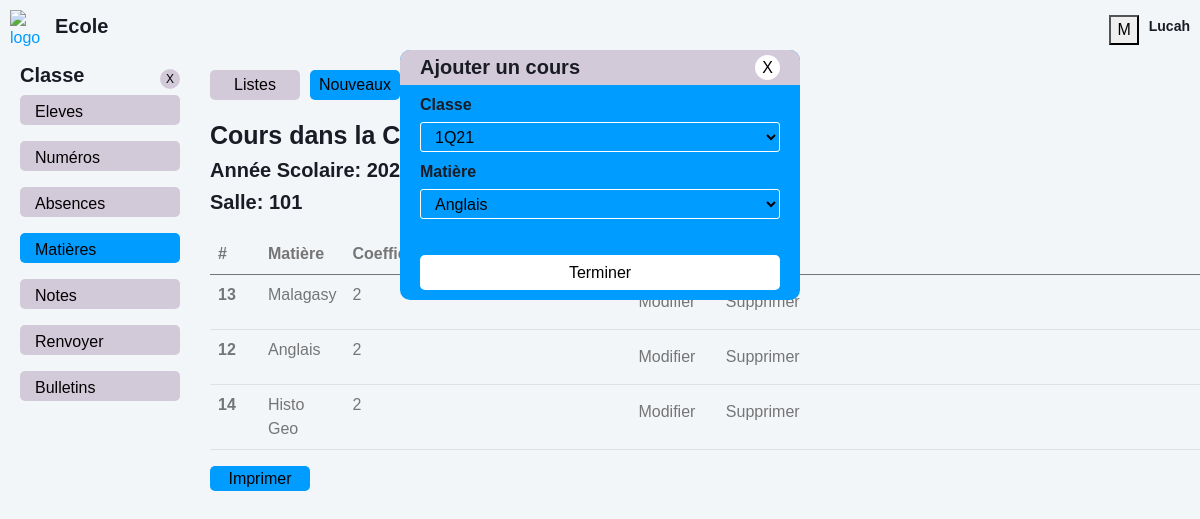
/classes/addcours.php?id=3 (signed in), run on the app's committed database.
### tables this page shows
CREATE TABLE `classes` (
  `classe_id` int(10) NOT NULL AUTO_INCREMENT,
  `nom_classe` varchar(100) NOT NULL,
  `niveau` varchar(50) DEFAULT NULL,
  `annee_debut` year(4) DEFAULT NULL,
  `annee_fin` year(4) DEFAULT NULL,
  `salle` varchar(50) DEFAULT NULL,
  PRIMARY KEY (`classe_id`)
);

CREATE TABLE `cours` (
  `cours_id` int(11) NOT NULL AUTO_INCREMENT,
  `classe_id` int(11) DEFAULT NULL,
  `matiere_id` int(11) DEFAULT NULL,
  PRIMARY KEY (`cours_id`)
);

CREATE TABLE `matieres` (
  `matiere_id` int(10) NOT NULL AUTO_INCREMENT,
  `nom_matiere` varchar(100) NOT NULL,
  `coefficient` int(5) DEFAULT NULL,
  `classe` int(10) DEFAULT NULL,
  PRIMARY KEY (`matiere_id`)
);

### classes/addcours.php (the view, shortened to what this page needs)
<?php
    require "../back/database.php";
    $id_classe = isset($_GET['id']) ? (int) $_GET['id'] : 0;
    $sql_classes = "SELECT * FROM classes WHERE classe_id = ? ";
    $stmt_classes = $pdo->prepare($sql_classes);
    $stmt_classes->execute([$id_classe]);
    $classes = $stmt_classes->fetchAll();
    $sql_matieres = "SELECT matiere_id, nom_matiere, coefficient FROM matieres ORDER BY matiere_id ASC";
    $stmt_matieres = $pdo->query($sql_matieres);
    $matieres = $stmt_matieres->fetchAll();
    $sql_cours = "SELECT a.*,
                        b.*
                FROM cours a
                LEFT JOIN matieres b
                ON a.matiere_id = b.matiere_id
                WHERE a.classe_id = ?
    ";
    $stmt_cours = $pdo->prepare($sql_cours);
    $stmt_cours->execute([$id_classe]);
    $cours = $stmt_cours->fetchAll();
?>
<!DOCTYPE html>
<html lang="en">
<head>
    <link href="../assets/css/bootstrap.min.css" rel="stylesheet">
    <link href="../assets/css/style.css" rel="stylesheet">
</head>
    <body>
        <div class="modal-add">
        <form action="../back/cours/addCours.php" class="add-content" method="POST" style="height: 250px;">
            <div class="tp-add">
                <div class="ttl">
                    <h1>Ajouter un cours</h1>
                </div>
                <div class="close">
                    <a href="./cours.php?id=<?php echo $id_classe ?>">X</a>
                </div>
            </div>
            <div class="bd-add">
                <div class="form-group">
                    <div class="label">
                        <h4>Classe</h4>
                    </div>
                    <div class="select">
                        <select name="classe_id">
                            <?php foreach ( $classes as $classe ): ?>
                                <option value="<?= $classe['classe_id'] ?>"><?= $classe['nom_classe'] ?></option>
                            <?php endforeach; ?>
                        </select>
                    </div>
                </div>
                <div class="form-group">
                    <div class="label">
                        <h4>Matière</h4>
                    </div>
                    <div class="select">
                        <select name="matiere_id">
                            <?php foreach ( $matieres as $matiere ): ?>
                                <option value="<?= $matiere['matiere_id'] ?>"><?= $matiere['nom_matiere'] ?></option>
                            <?php endforeach; ?>
                        </select>
                    </div>
                </div>
                <div class="form-submit">
                    <button type="submit" name="enregistrer">Terminer</button>
                </div>
            </div>
        </form>
        </div>
        <nav class="navbar navbar-expand sticky-top" style="display: flex; justify-content: space-between; margin: 0; padding: 10px">
            <a  href="./home.php" class="text-primary" style="display: flex; gap: 10px; align-items: center">
            <img src="../assets/img/logo.png" alt="logo" style="width: 35px">
            <h3 style="font-size: 20px">Ecole</h3>
            </a>
            <div class="menu">
            <button class="btn-menu" id="menu">
                M
            </button>
            <div class="menu-name">
                <h4><?= $_SESSION['username'] ?></h4>
            </div>
            </div>
        </nav>
        <div class="container-xxl position-relative d-flex p-0" style="margin-top: 100px;">
            <div class="sidebar" style="width: 200px; padding: 0 20px;">
            <nav class="navbar bg-light">
                <div class="navbar-nav w-100" style="margin-top: 25px">
                    <div class="nav-top">
                        <div class="nav-l">
                            <h3>Classe</h3>
                        </div>
                        <div class="nav-r">
                            <a class="df-jc-ac" href="./">X</a>
                        </div>
                    </div>
                    <ul>
                        <li><a href="./eleves.php?id=<?php echo $id_classe ?>" class="nav-link">Eleves</a></li>
                        <li><a href="./numbers.php?id=<?php echo $id_classe ?>" class="nav-link">Numéros</a></li>
                        <li><a href="./absences.html" class="nav-link">Absences</a></li>
                        <li><a href="./matieres.php?id=<?php echo $id_classe ?>" class="nav-link active">Matières</a></li>
                        <li><a href="./notes.html" class="nav-link">Notes</a></li>
                        <li><a href="./renvoyer.html" class="nav-link">Renvoyer</a></li>
                        <li><a href="index.php" class="nav-link">Bulletins</a></li>
                    </ul>
                </div>
            </nav>
            </div>
            <div class="col-right">
            <?php if (count($classes) > 0):  ?>
                <div class="tp">
                    <div class="add notes">
                        <a href="./cours.php?id=<?php echo $id_classe ?>" class="btn-add">Listes</a>
                        <a href="./addcours.php?id=<?php echo $id_classe ?>" class="btn-add active">Nouveaux</a>
                    </div>
                </div>
                <div class="col-classe-l" style="margin-top: 20px;">
                    <?php foreach ( $classes as $classe ): ?>
                        <h1>Cours dans la Classe <?php echo $classe['nom_classe'] ?></h1>
                        <h3>Année Scolaire: <?php echo $classe['annee_debut'] ?> - <?php echo $classe['annee_fin'] ?> </h3>
                        <h3>Salle: <?php echo $classe['salle'] ?></h3>
                    <?php endforeach; ?>
                </div>
                <div class="bd">
                    <?php if (count($cours) > 0):  ?>
                        <table class="table table-hover">
                            <thead>
                                <tr>
                                    <th class="col">#</th>
                                    <th class="col">Matière</th>
                                    <th class="col">Coefficent</th>
                                    <th class="col"></th>
                                </tr>
                            </thead>
                            <tbody>
                                <?php foreach ( $cours as $cour ): ?>
                                    <tr>
                                        <th scope="row">
                                            <?= $cour['cours_id'] ?>
                                        </th>
                                        <td>
                                            <?= $cour['nom_matiere'] ?>
                                        </td>
                                        <td>
                                            <?= $cour['coefficient'] ?>
                                        </td>
                                        <td>
                                            <div class="links">
                                                <a href="#" class="btn btn-print">Modifier</a>
                                                <a href="#" class="btn btn-print">Supprimer</a>
                                            </div>
                                        </td>
                                    </tr>
                                <?php endforeach; ?>
                            </tbody>
                        </table>
                    <?php else: ?>
                        <h5>Aucun matière trouvé</h5>
                    <?php endif; ?>
                </div>
                            <div class="bt">
                    <a href="./printclasse.php?id=<?php echo $id_classe ?>" class="btn btn-print">Imprimer</a>
                </div>
            <?php else: ?>
                <h5>Aucun classe trouvé</h5>
            <?php endif; ?>
            </div>
        </div>
    </body>
</html>

### assets/css/style.css (style rules this page uses)
:root { --primary: #009CFF; --light: #F3F6F9; --dark: #191C24; }
.df-jc-ac { display: flex; justify-content: center; align-items: center; }
.modal-add { position: absolute; width: 100%; display: flex; justify-content: center; z-index: 9; }
.modal-add .add-content { opacity: 0; position: relative; top: 50px; width: 400px; height: auto; min-height: 200px; background: #009CFF; border-radius: 10px; overflow: hidden; transition: 1s ease-in-out; }
.modal-add .add-content .tp-add { display: flex; justify-content: space-between; width: 100%; height: 35px; background: #d3cad9; padding: 5px 20px; }
.modal-add .add-content .tp-add .ttl h1 { font-size: 20px; }
.modal-add .add-content .tp-add .close { width: 25px; }
.modal-add .add-content .tp-add .close a { width: 100%; height: 25px; background: #fff; color: #000; border-radius: 50%; display: flex; justify-content: center; align-items: center; text-decoration: none; }
.modal-add .add-content .bd-add { padding: 10px 20px; }
.modal-add .add-content .bd-add .form-group { margin-bottom: 10px; }
.modal-add .add-content .bd-add .form-group .label h4 { font-size: 16px; }
.modal-add .add-content .bd-add .form-group .input input, .modal-add .add-content .bd-add .form-group .select select { width: 100%; height: 30px; background: none; border: 1px solid #fff; padding: 5px 10px; color: #fff; outline: none; border-radius: 3px; }
.modal-add .add-content .bd-add .form-group .select select { color: #000; }
.modal-add .add-content .bd-add .form-submit { position: absolute; width: 90%; bottom: 0; margin-bottom: 10px; }
.modal-add .add-content .bd-add .form-submit button { width: 100%; height: 35px; background: #fff; border: 0; border-radius: 5px; transition: .5s ease-in-out; }
.tp a.btn-add { display: flex; justify-content: center; align-items: center; width: 120px; height: 30px; background: #009CFF; border: none; border-radius: 5px; color: #000; text-decoration: none; }
.btn { transition: .5s; }
.sidebar { position: fixed; top: 30px; left: 0; bottom: 0; width: 200px; height: 100vh; overflow-y: auto; transition: 0.5s; z-index: 999; padding: 0 20px; }
@media (min-width: 992px) { .sidebar { margin-left: 0; } }
.navbar .nav-top { display: flex; justify-content: space-between; align-items: center; }
.navbar .nav-top .nav-l h3 { font-size: 20px; font-weight: bold; }
.navbar .nav-top .nav-r a { width: 20px; height: 20px; background: #d3cad9; border-radius: 50%; color: #000; text-decoration: none; font-size: 12px; }
.navbar.navbar-expand .menu { display: flex; align-items: center; gap: 10px; }
.navbar.navbar-expand .menu .menu-name { height: 25px; display: flex; }
.navbar.navbar-expand .menu .menu-name h4 { font-size: 14px; }
.sidebar .navbar-nav ul { list-style: none; padding-left: 0; }
.sidebar .navbar-nav .nav-link { height: 30px; padding: 5px 15px; color: #000; font-weight: 500; outline: none; background: #d3cad9; margin-bottom: 1rem; border-radius: 5px; }
.sidebar .navbar-nav .nav-link:hover, .sidebar .navbar-nav .nav-link.active { background: #009CFF; }
.col-right { position: relative; width: 83%; top: -90px; left: 210px; }
.tp { display: flex; justify-content: space-between; }
.bd { margin-top: 20px; }
.col-classe-l h1 { font-size: 25px; }
.col-classe-l h3 { font-size: 20px; }
.bd table tbody tr td a.detail, .bt a.btn-print { width: 80px; height: 25px; position: absolute; right: 0; background: #009CFF; color: #000; text-decoration: none; display: flex; justify-content: center; align-items: center; }
.bt a.btn-print, .bt button.btn-print { position: relative; width: 100px; }
.notes { display: flex; gap: 10px; }
.notes a.btn-add { background: #d3cad9; width: auto; min-width: 90px; transition: 1s ease-in-out; }
.notes a.btn-add.active { background: #009CFF; }

### classes/addcours.php (style rules this page uses)
table th:nth-child(1), table td:nth-child(1) { width: 50px; }
table th:nth-child(2), table td:nth-child(2) { width: 1%; }

### data on the page
classes: annee_debut "2025", salle "101"
cours: cours_id "13", matieres.nom_matiere "Malagasy", matieres.coefficient "2"
cours: cours_id "12", matieres.nom_matiere "Anglais", matieres.coefficient "2"
cours: cours_id "14", matieres.nom_matiere "Histo Geo", matieres.coefficient "2"

### other printed values
$_SESSION['username'] "Lucah"
form field classe_id "1Q21"
form field matiere_id "Anglais"
